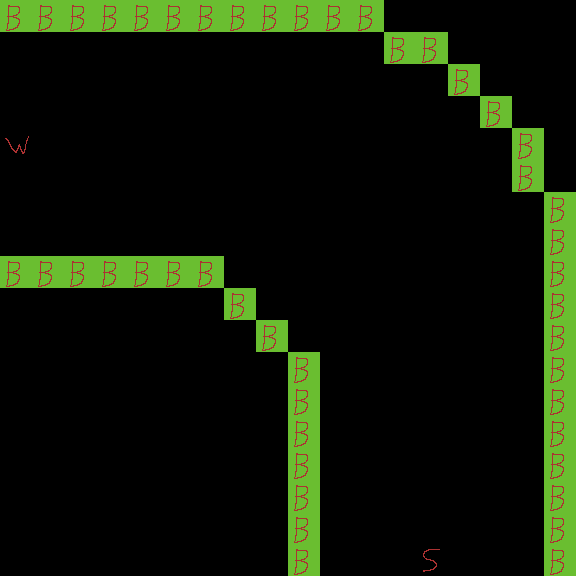

Tiled map render using the project's own tile images. Description and the whole map definition, tile-layer contents included, below:
An orthogonal 18x18 tile map with 32x32 px tiles, 1 tile layer (Tile Layer 1).

<map version="1.4" tiledversion="1.4.2" orientation="orthogonal" renderorder="right-down" width="18" height="18" tilewidth="32" tileheight="32" infinite="0" nextlayerid="2" nextobjectid="1">
 <tileset firstgid="1" source="Blocks.tsx" />
 <layer id="1" name="Tile Layer 1" width="18" height="18">
  <data encoding="csv">
6,6,6,6,6,6,6,6,6,6,6,6,0,0,0,0,0,0,
0,0,0,0,0,0,0,0,0,0,0,0,6,6,0,0,0,0,
0,0,0,0,0,0,0,0,0,0,0,0,0,0,6,0,0,0,
0,0,0,0,0,0,0,0,0,0,0,0,0,0,0,6,0,0,
4,0,0,0,0,0,0,0,0,0,0,0,0,0,0,0,6,0,
0,0,0,0,0,0,0,0,0,0,0,0,0,0,0,0,6,0,
0,0,0,0,0,0,0,0,0,0,0,0,0,0,0,0,0,6,
0,0,0,0,0,0,0,0,0,0,0,0,0,0,0,0,0,6,
6,6,6,6,6,6,6,0,0,0,0,0,0,0,0,0,0,6,
0,0,0,0,0,0,0,6,0,0,0,0,0,0,0,0,0,6,
0,0,0,0,0,0,0,0,6,0,0,0,0,0,0,0,0,6,
0,0,0,0,0,0,0,0,0,6,0,0,0,0,0,0,0,6,
0,0,0,0,0,0,0,0,0,6,0,0,0,0,0,0,0,6,
0,0,0,0,0,0,0,0,0,6,0,0,0,0,0,0,0,6,
0,0,0,0,0,0,0,0,0,6,0,0,0,0,0,0,0,6,
0,0,0,0,0,0,0,0,0,6,0,0,0,0,0,0,0,6,
0,0,0,0,0,0,0,0,0,6,0,0,0,0,0,0,0,6,
0,0,0,0,0,0,0,0,0,6,0,0,0,1,0,0,0,6
</data>
 </layer>
</map>
